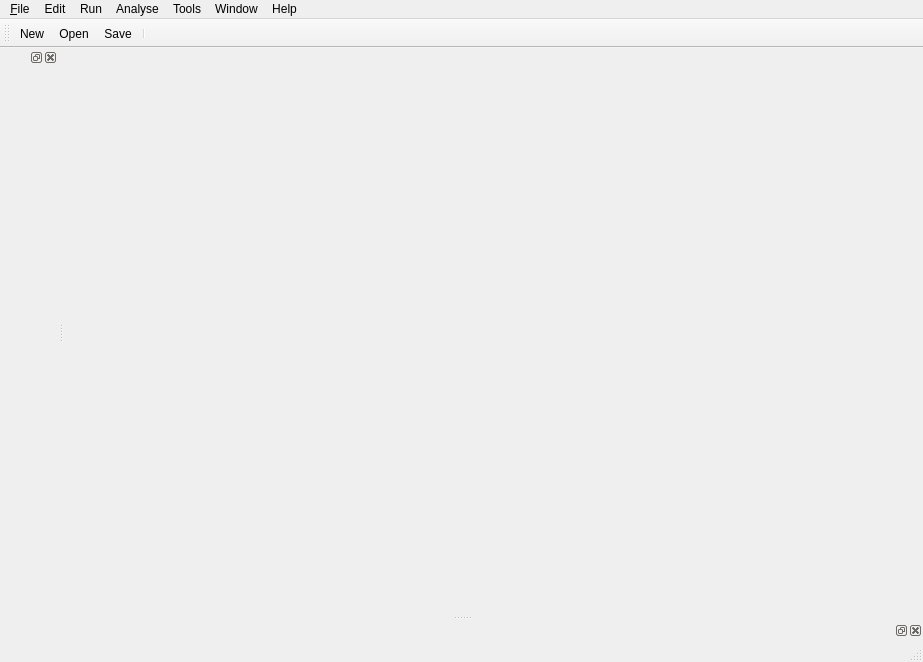
<?xml version="1.0" encoding="UTF-8"?>
<ui version="4.0">
 <class>MainWindow</class>
 <widget class="QMainWindow" name="MainWindow">
  <property name="geometry">
   <rect>
    <x>0</x>
    <y>0</y>
    <width>923</width>
    <height>662</height>
   </rect>
  </property>
  <property name="windowTitle">
   <string>MainWindow</string>
  </property>
  <property name="documentMode">
   <bool>false</bool>
  </property>
  <widget class="QWidget" name="centralWidget">
   <layout class="QGridLayout" name="gridLayout">
    <property name="leftMargin">
     <number>0</number>
    </property>
    <property name="topMargin">
     <number>0</number>
    </property>
    <property name="rightMargin">
     <number>0</number>
    </property>
    <property name="bottomMargin">
     <number>0</number>
    </property>
    <item row="0" column="0">
     <widget class="QWidget" name="OpenGLTarget" native="true">
      <property name="mouseTracking">
       <bool>true</bool>
      </property>
      <property name="acceptDrops">
       <bool>true</bool>
      </property>
     </widget>
    </item>
   </layout>
  </widget>
  <widget class="QMenuBar" name="menuBar">
   <property name="geometry">
    <rect>
     <x>0</x>
     <y>0</y>
     <width>923</width>
     <height>22</height>
    </rect>
   </property>
   <widget class="QMenu" name="menuFile">
    <property name="title">
     <string>&amp;File</string>
    </property>
    <addaction name="actionNew"/>
    <addaction name="actionOpen"/>
    <addaction name="actionSave"/>
    <addaction name="actionSave_as"/>
    <addaction name="separator"/>
    <addaction name="actionQuit"/>
   </widget>
   <widget class="QMenu" name="menuEdit">
    <property name="title">
     <string>Edit</string>
    </property>
   </widget>
   <widget class="QMenu" name="menuRun">
    <property name="title">
     <string>Run</string>
    </property>
   </widget>
   <widget class="QMenu" name="menuAnalyse">
    <property name="title">
     <string>Analyse</string>
    </property>
   </widget>
   <widget class="QMenu" name="menuTools">
    <property name="title">
     <string>Tools</string>
    </property>
   </widget>
   <widget class="QMenu" name="menuWindow">
    <property name="title">
     <string>Window</string>
    </property>
   </widget>
   <widget class="QMenu" name="menuHelp">
    <property name="title">
     <string>Help</string>
    </property>
   </widget>
   <addaction name="menuFile"/>
   <addaction name="menuEdit"/>
   <addaction name="menuRun"/>
   <addaction name="menuAnalyse"/>
   <addaction name="menuTools"/>
   <addaction name="menuWindow"/>
   <addaction name="menuHelp"/>
  </widget>
  <widget class="QToolBar" name="mainToolBar">
   <attribute name="toolBarArea">
    <enum>TopToolBarArea</enum>
   </attribute>
   <attribute name="toolBarBreak">
    <bool>false</bool>
   </attribute>
   <addaction name="actionNew"/>
   <addaction name="actionOpen"/>
   <addaction name="actionSave"/>
   <addaction name="separator"/>
  </widget>
  <widget class="QStatusBar" name="statusBar"/>
  <widget class="QDockWidget" name="dockWidget">
   <attribute name="dockWidgetArea">
    <number>1</number>
   </attribute>
   <widget class="QWidget" name="dockWidgetContents"/>
  </widget>
  <widget class="QDockWidget" name="dockWidget_2">
   <attribute name="dockWidgetArea">
    <number>8</number>
   </attribute>
   <widget class="QWidget" name="dockWidgetContents_2"/>
  </widget>
  <action name="actionNew">
   <property name="icon">
    <iconset resource="Resources.qrc">
     <normaloff>:/icons/toolbar/resources/New document.png</normaloff>:/icons/toolbar/resources/New document.png</iconset>
   </property>
   <property name="text">
    <string>&amp;New</string>
   </property>
   <property name="shortcut">
    <string>Ctrl+N</string>
   </property>
  </action>
  <action name="actionOpen">
   <property name="icon">
    <iconset resource="Resources.qrc">
     <normaloff>:/icons/toolbar/resources/Upload.png</normaloff>:/icons/toolbar/resources/Upload.png</iconset>
   </property>
   <property name="text">
    <string>Open</string>
   </property>
   <property name="shortcut">
    <string>Ctrl+O</string>
   </property>
  </action>
  <action name="actionSave">
   <property name="icon">
    <iconset resource="Resources.qrc">
     <normaloff>:/icons/toolbar/resources/Download.png</normaloff>:/icons/toolbar/resources/Download.png</iconset>
   </property>
   <property name="text">
    <string>Save</string>
   </property>
   <property name="statusTip">
    <string/>
   </property>
   <property name="shortcut">
    <string>Ctrl+S</string>
   </property>
  </action>
  <action name="actionSave_as">
   <property name="text">
    <string>Save as..</string>
   </property>
  </action>
  <action name="actionQuit">
   <property name="text">
    <string>Quit</string>
   </property>
  </action>
 </widget>
 <layoutdefault spacing="6" margin="11"/>
 <resources>
  <include location="Resources.qrc"/>
 </resources>
 <connections/>
</ui>
